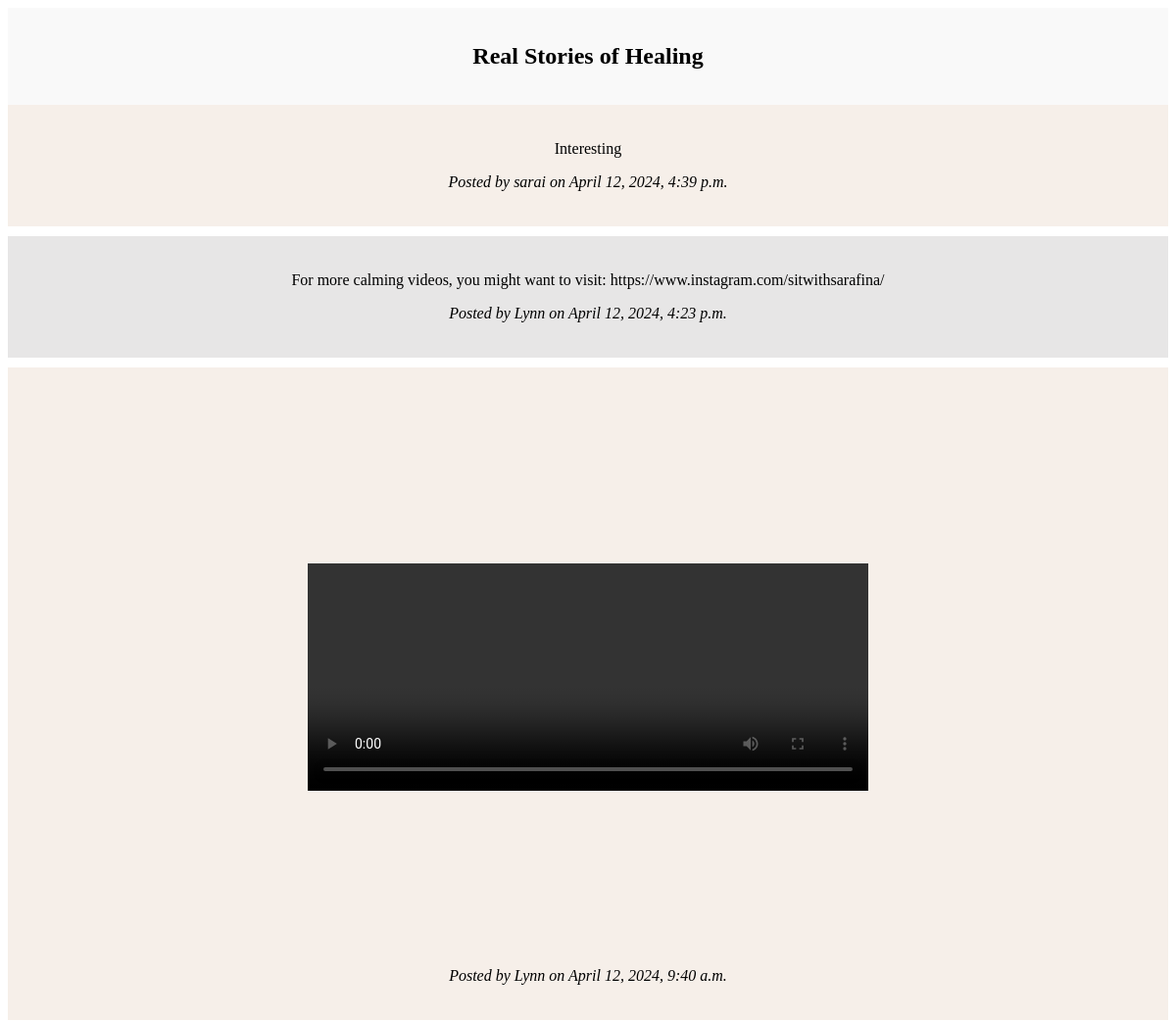
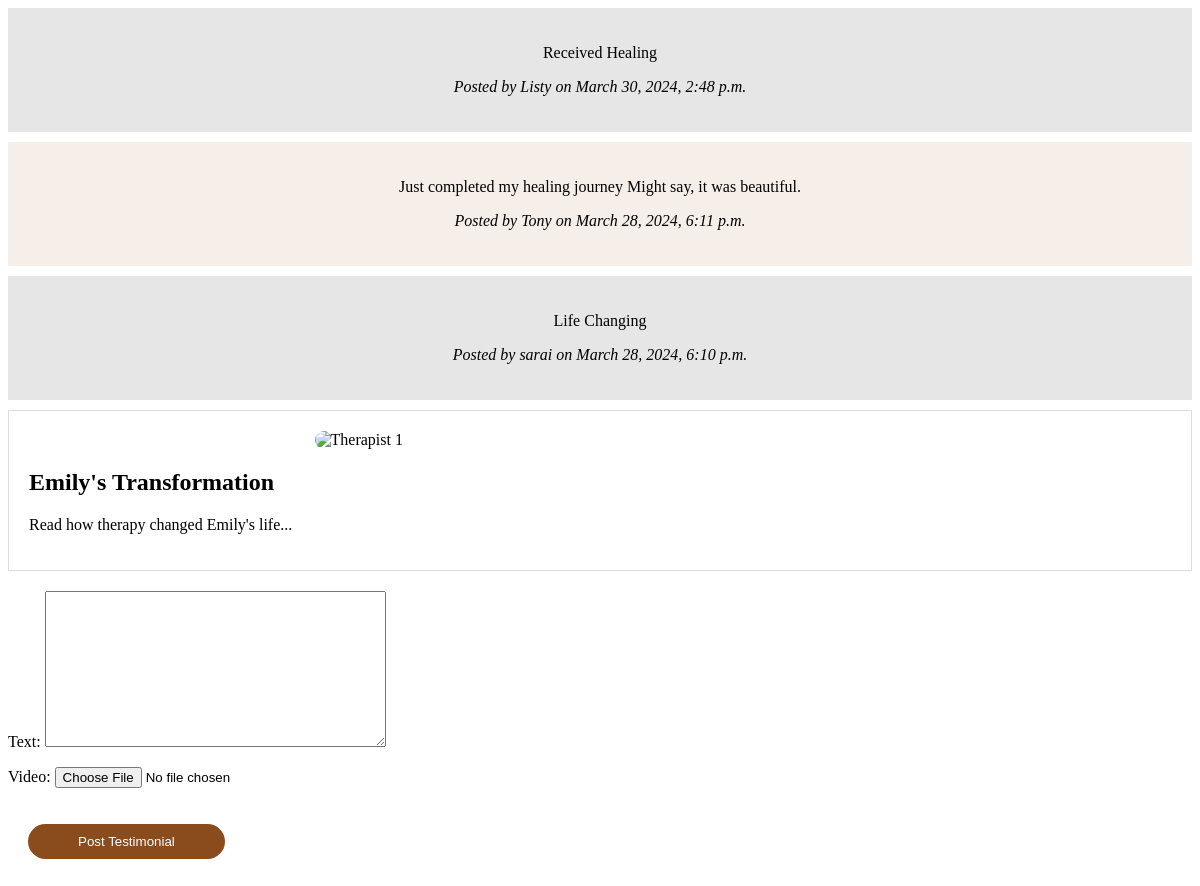
Screenshot of /community/testimonies.html/ with the database file from the repository (2 pictures, top to bottom).
### myapp/models.py (models this page shows)
class Testimonies(models.Model):
    user = models.ForeignKey(User, on_delete=models.CASCADE)
    text = models.TextField(blank=True, null=True)
    video = models.FileField(upload_to='videos/', blank=True, null=True)
    created_at = models.DateTimeField(auto_now_add=True, blank=True, null=True)
    is_new = models.BooleanField(default=True)

### myapp/views.py (the view)
# urls.py: path('community/testimonies.html/', views.testimonies, name='testimonies'),
def testimonies(request):
    if request.method == 'POST':
        form = TestimoniesForm(request.POST, request.FILES)
        if form.is_valid():
            testimonial = form.save(commit=False)
            testimonial.user = request.user
            testimonial.save()
            return redirect('testimonies')
    else:
        form = TestimoniesForm()
    testimonials = Testimonies.objects.order_by('-created_at')
    return render(request, 'testimonies.html', {'form': form, 'testimonials': testimonials})

### myapp/forms.py (shortened to what this page needs)
class TestimoniesForm(forms.ModelForm):
    class Meta:
        model = Testimonies
        fields = ['text', 'video']

### templates/testimonies.html (shortened to what this page needs)
{% load static%}
<!DOCTYPE html>
<html lang="en">
<head>
</head>
<body>
    <header>
        <h1>Real Stories of Healing</h1>
    </header>
    <section class="Testimonies">
        {% for testimonial in testimonials %}
        <div class="testimonial-card">
            <p>{{ testimonial.text }}</p>
            {% if testimonial.video %}
            <div class="video-wrapper">
                <div class="video-container">
                    <video src="{{ testimonial.video.url }}" controls></video>
                </div>
            </div>
            {% endif %}
            <i><p>Posted by {{ testimonial.user.username }} on {{ testimonial.created_at }}</p></i>
        </div>
        {% endfor %}
    </section>
    <section class="articles">
        <div class="article-card">
            <img src="{% static 'images/partner.jpg' %}" alt="Therapist 1">
            <h2>Emily's Transformation</h2>
            <p>Read how therapy changed Emily's life...</p>
        </div>
    </section>
    <form method="POST" action="{% url 'testimonies' %}" enctype="multipart/form-data">
        {% csrf_token %} {{ form.as_p }}
        <button type="submit" class="read-more-button">Post Testimonial</button>
    </form>
</body>
</html>

### templates/testimonies.html (style rules this page uses)
header { background-color: #f9f9f9; text-align: center; padding: 20px; }
h1 { font-size: 24px; }
.video-card, .article-card { border: 1px solid #ddd; padding: 20px; margin-bottom: 20px; }
.article-card img { max-width: 50%; border-radius: 10px; display: block; margin-left: auto; margin-right: auto; }
.testimonial-card { text-align: center; padding: 20px; margin-bottom: 10px; }
.testimonial-card:nth-child(even) { background-color: #E7E6E6; }
.testimonial-card:nth-child(odd) { background-color: #F6EFE9; }
.read-more-button { margin: 20px; padding: 10px 50px; background-color: #8a4c1d; color: white; border: none; border-radius: 50px; cursor: pointer; }
.video-wrapper { display: flex; justify-content: center; align-items: center; height: 70vh; }
.video-container { width: 50%; height: 0; padding-bottom: 20.25%; position: relative; }
.video-container video { position: absolute; top: 0; left: 0; width: 100%; height: 100%; }

### rows the page displays
Testimonies: text "Interesting", user.username "sarai", created_at "April 12, 2024, 4:39 p.m."
Testimonies: text "For more calming videos, you might want to visit: https://www.instagram.com/sitwithsarafina/", user.username "Lynn", created_at "April 12, 2024, 4:23 p.m."
Testimonies: user.username "Lynn", created_at "April 12, 2024, 9:40 a.m."
Testimonies: text "Received Healing", user.username "Listy", created_at "March 30, 2024, 2:48 p.m."
Testimonies: text "Just completed my healing journey Might say, it was beautiful.", user.username "Tony", created_at "March 28, 2024, 6:11 p.m."
Testimonies: text "Life Changing", user.username "sarai", created_at "March 28, 2024, 6:10 p.m."
